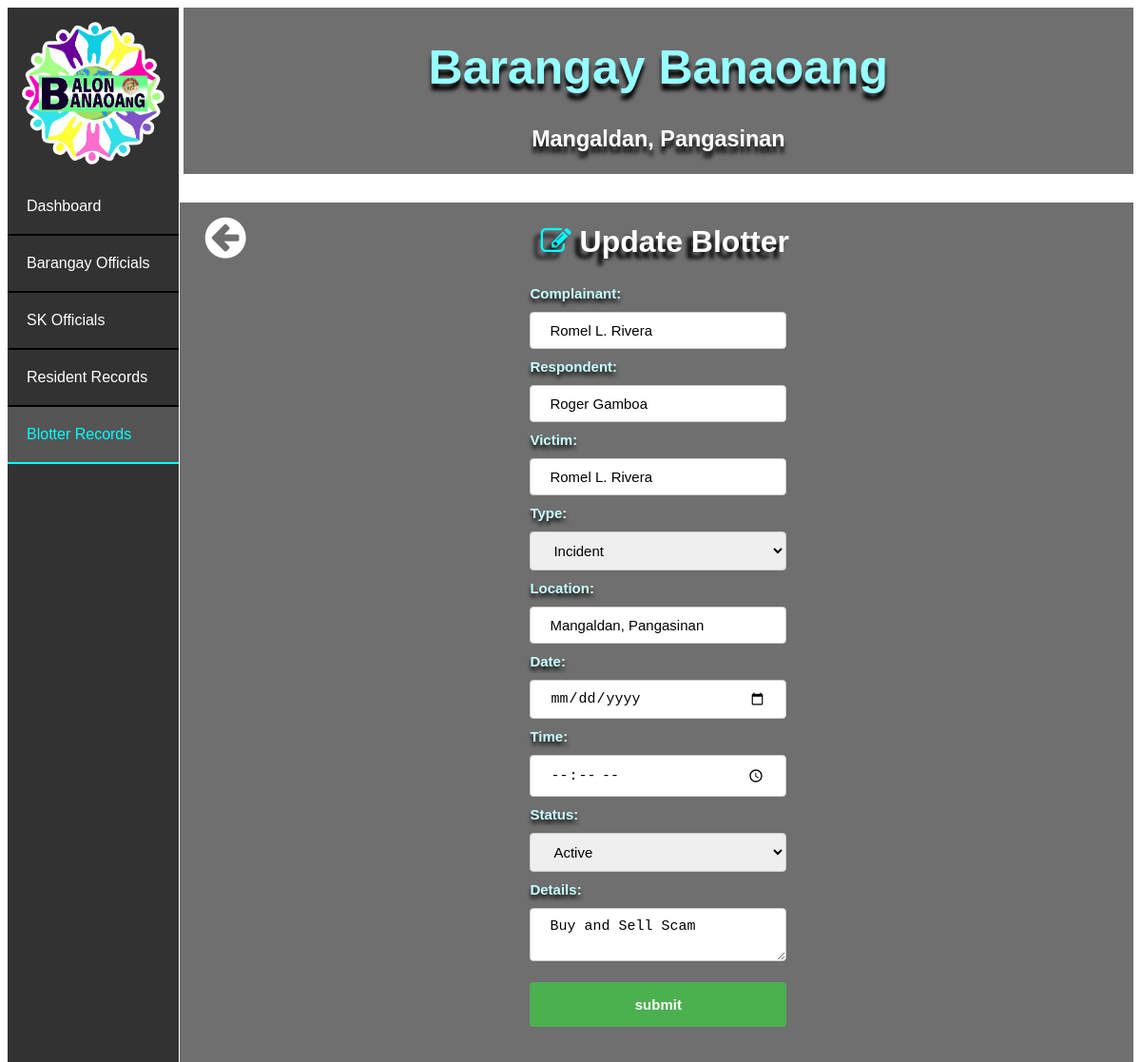
The page /edit_blotter/1 on the database its author committed.
### bis/models.py (models this page shows)
class Blotter(models.Model):
    complainant = models.CharField(max_length=30)
    respondent = models.CharField(max_length=30)
    victim = models.CharField(max_length=30)
    types = models.CharField(max_length=30)
    location = models.CharField(max_length=30)
    date = models.DateField()
    time = models.TimeField()
    status = models.CharField(max_length=30)
    details = models.CharField(max_length=30)

### bis/views.py (the view)
# urls.py: path('edit_blotter/<pk>', views.edit_blotter, name='edit_blotter'),
def edit_blotter(request, pk):
    blotter = Blotter.objects.get(pk = pk)
    return render(request, 'edit_blotters.html', { 'edit_blotter' : blotter })

### bis/templates/edit_blotters.html (shortened to what this page needs)
<!DOCTYPE html>
<html lang="en">
<head>
    {% load static %}
    <link rel="stylesheet" href="{% static 'index.css' %}">
    <link rel="stylesheet" type="text/css" href="https://maxcdn.bootstrapcdn.com/font-awesome/4.7.0/css/font-awesome.min.css">
</head>
<body>
    <div class="banr">
        <div class="bant"><h1>Barangay Banaoang</h1></div>
        <div class="bant2"><h3>Mangaldan, Pangasinan</h3></div>
    </div>
    <ul>
        <div class="logo1"></div>
        <li><a href="index">Dashboard</a></li>
        <li><a href="list_officials">Barangay Officials</a></li>
        <li><a href="list_sks">SK Officials</a></li>
        <li><a href="list_residents">Resident Records</a></li>
        <li><a class="active" href="list_blotters">Blotter Records</a></li>
    </ul>
    <div class="cont">
        <a href="list_officials"><i class="fa fa-arrow-circle-left" style="margin-left: 2.5%; margin-top: 1%; float: left;"></i></a>
        <h1 class="h" style="margin-right: 5%;"><i class="fa fa-edit" style="color: cyan;"></i> Update Blotter</h1>
    <div class="conto">
    <form action="/edit_blotters/edit/{{ edit_blotter.pk }}" method="post">{% csrf_token %}
        <label for="comp">Complainant:</label>
        <input type="text" class="comp" name="complainant" value="{{ edit_blotter.complainant }}">
        <label for="res">Respondent:</label>
        <input type="text" class="res" name="respondent" value="{{ edit_blotter.respondent }}">
        <label for="vic">Victim:</label>
        <input type="text" class="vic" name="victim" value="{{ edit_blotter.victim }}">
        <label for="vstat">Type:</label>
        <select class="cstat" name="types" required>
            <option value="{{ edit_blotter.types }}">{{ edit_blotter.types }}</option>
        </select><br>
        <label for="loc">Location:</label>
        <input type="text" class="loc" name="location" value="{{ edit_blotter.location }}">
        <label for="date">Date:</label>
        <input type="date" class="bdate" name="date" value="{{ edit_blotter.date }}">
        <label for="time">Time:</label>
        <input type="time" class="bdate" name="time" value="{{ edit_blotter.time }}">
        <label for="vstat">Status:</label>
        <select class="cstat" name="status" required>
            <option value="{{ edit_blotter.status }}">{{ edit_blotter.status }}</option>
        </select><br>
        <label for="det">Details:</label><br>
        <textarea class="det" name="details" rows="2" cols="50" placeholder="Enter Blotter or Incident here...">{{ edit_blotter.details }}</textarea>
        <input type="submit" value="submit">
      </form>
      </div></div>
</body>
</html>

### bis/static/index.css (style rules this page uses)
body { font-family: sans-serif; background-image: url("bg.jpg"); background-repeat: no-repeat; background-size: 100%; }
ul { list-style-type: none; margin: 0; padding:0; width: 15%; background-color:rgba(50, 50, 50); position: fixed; height: 100%; overflow: auto; }
li a { display: block; color:white; padding: 20px 20px; text-decoration: none; border-bottom:2px solid black; }
li a.active { background-color: #555; color: cyan; border-color: cyan; }
.logo1 { background-image: url("blogo.png"); background-repeat: no-repeat; background-size: 90%; background-position: center; padding:50%; }
.banr { float: right; background-color:rgba(50, 50, 50, 0.7); width: 84.4%; }
.bant { text-align: center; font-size: 25px; color: rgb(150, 255, 255); text-shadow: 0px 7px 4px #000000; }
.bant2 { font-size: 20px; text-align: center; color: white; text-shadow: 0px 7px 4px #000000; }
.cont { padding:2px ; margin-top: 2.5%; float: right; background-color:rgba(50, 50, 50, 0.7); width: 84.4%; }
.h { text-align: center; color: white; margin-right: 1%; text-shadow: -6px 7px 4px #000000; }
input[type=text], select { width: 90%; font-size: 15px; padding: 10px 20px; margin: 10px 5%; display: inline-block; border: 1px solid #ccc; border-radius: 4px; box-sizing: border-box; }
input[type=date], select { width: 90%; font-size: 15px; padding: 10px 20px; margin: 10px 5%; display: inline-block; border: 1px solid #ccc; border-radius: 4px; box-sizing: border-box; }
input[type=time], select { width: 90%; font-size: 15px; padding: 10px 20px; margin: 10px 5%; display: inline-block; border: 1px solid #ccc; border-radius: 4px; box-sizing: border-box; cursor: pointer; }
input[type=radio], select { width: 5%; font-size: 10px; margin: 2.5px 2px; display: inline-block; border: 1px solid #ccc; box-sizing: border-box; cursor: pointer; }
.cstat { width: 90%; font-size: 15px; padding: 10px 20px; margin: 10px 5%; display: inline-block; border: 1px solid #ccc; border-radius: 4px; box-sizing: border-box; cursor: pointer; }
.det { width: 90%; font-size: 15px; padding: 10px 20px; margin: 10px 5%; display: inline-block; border: 1px solid #ccc; border-radius: 4px; box-sizing: border-box; cursor: pointer; }
input[type=submit] { width: 90%; background-color: #4CAF50; color: white; padding: 15px 20px; margin: 8px 5%; border: none; border-radius: 4px; cursor: pointer; font-size: 15px; font-weight: bold; }
label { text-shadow: 0px 4px 4px #000000; font-weight: bold; margin-left: 5%; font-size: 15px; color: rgb(200, 255, 255); }
.conto { margin-top: 2.5%; margin-bottom: 2.5%; padding: 2px; margin-left: 35%; width: 30%; }

### bis/templates/edit_blotters.html (style rules this page uses)
.fa-arrow-circle-left { font-size: 50px; color:white; }

### rows shown on the page
Blotter: complainant "Romel L. Rivera", respondent "Roger Gamboa", victim "Romel L. Rivera", types "Incident", location "Mangaldan, Pangasinan", status "Active", details "Buy and Sell Scam"
